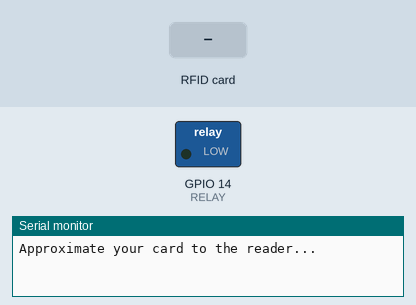
This sketch was run on a simulated ESP32. Shown: switched loads named in the sketch (green lamp = pin HIGH), the last lines printed to the serial monitor. The inputs (shaded band) are chosen by the test bench.

Above: at 1.2 s.
1.3 s: RFID card 73 67 24 F6 held to the reader
At 2.1 s:
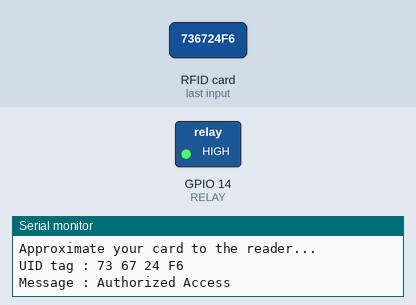
2.8 s: RFID card 5E 7A 19 C4 held to the reader
Timing chart, 0 to 5.8 s (numbered marks = the images above; inputs shaded):
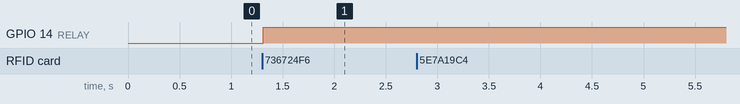

The sketch:

RFID_LILYGO.ino
```cpp
#include <SPI.h>
#include <MFRC522.h>
#include "BluetoothSerial.h"
//
//#define SCK  18
//#define MISO  19
//#define MOSI  23
//#define CS  5
#define SDA_PIN 21
#define RST_PIN 15
#define RELAY 14
String auth = "";
int relay1 = LOW;
//SPIClass spi = SPIClass(VSPI);
BluetoothSerial SerialBT;
MFRC522 mfrc522(SDA_PIN, RST_PIN);
void setup() {
  // put your setup code here, to run once:
  pinMode(RELAY, OUTPUT);
  Serial.begin(115200);
  SPI.begin();      // Initiate  SPI bus
  mfrc522.PCD_Init();   // Initiate MFRC522
  Serial.println("Approximate your card to the reader...");
  SerialBT.print("Approximate your card to the reader...");

}

void loop() {
  // put your main code here, to run repeatedly:
  // Look for new cards
  if ( ! mfrc522.PICC_IsNewCardPresent())
  {
    return;
  }
  // Select one of the cards
  if ( ! mfrc522.PICC_ReadCardSerial())
  {
    return;
  }
  //Show UID on serial monitor
  Serial.print("UID tag :");
  SerialBT.print("UID Tag : ");
  String content = "";
  byte letter;
  for (byte i = 0; i < mfrc522.uid.size; i++)
  {
    Serial.print(mfrc522.uid.uidByte[i] < 0x10 ? " 0" : " ");
    SerialBT.print(mfrc522.uid.uidByte[i] < 0x10 ? " 0" : " ");
    Serial.print(mfrc522.uid.uidByte[i], HEX);
    SerialBT.print(mfrc522.uid.uidByte[i], HEX);
    content.concat(String(mfrc522.uid.uidByte[i] < 0x10 ? " 0" : " "));
    content.concat(String(mfrc522.uid.uidByte[i], HEX));
  }
  Serial.println();
  Serial.print("Message : ");
  SerialBT.print("Message");
  content.toUpperCase();
  if ((content.substring(1) == "73 67 24 F6") || (content.substring(1) == "73 67 24 F6")) //change here the UID of the card/cards that you want to give access
  {
    Serial.println("Authorized Access");
    auth = "Authorized Access";
    SerialBT.print("Authorized Access");
    Serial.println();
    relay1 = ~ relay1;
    digitalWrite(RELAY, relay1);
    delay(500);
  }

  else   {
    Serial.println("Access Denied");
    SerialBT.print("Access Denied");
    auth = "Access Denied" ;
    delay(3000);
  }
}
```

Measured:
- after the input at 1.3 s, GPIO 14 (RELAY): LOW → HIGH at once
